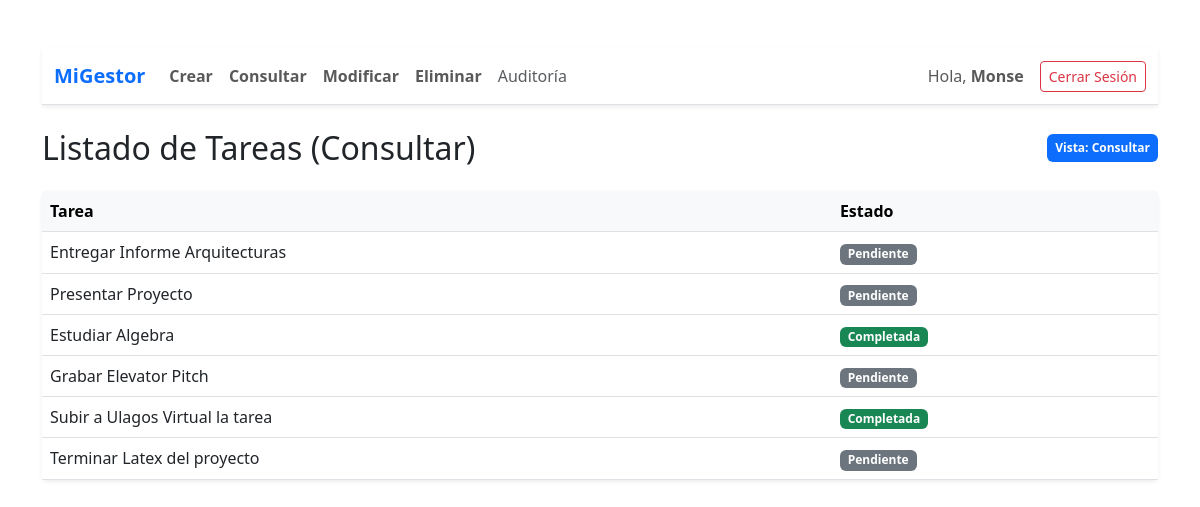
The app's page /tareas.php (signed in) with its own data.
### tables this page shows
CREATE TABLE usuarios (
            id INTEGER PRIMARY KEY AUTOINCREMENT,
            username TEXT UNIQUE NOT NULL,
            email TEXT UNIQUE NOT NULL,
            password TEXT NOT NULL,
            verificado INTEGER DEFAULT 0,
            token TEXT
        );

CREATE TABLE tareas (
            id INTEGER PRIMARY KEY AUTOINCREMENT,
            nombre TEXT NOT NULL,
            estado TEXT DEFAULT 'pendiente',
            user_id INTEGER,
            FOREIGN KEY (user_id) REFERENCES usuarios(id)
        );

### tareas.php (the view, shortened to what this page needs)
<?php
$accion_actual = isset($_GET['accion']) ? $_GET['accion'] : 'consultar';
?>
<!DOCTYPE html>
<html lang="es">
<head>
    <link href="https://cdn.jsdelivr.net/npm/bootstrap@5.3.0/dist/css/bootstrap.min.css" rel="stylesheet">
</head>
<body class="container mt-5">
    <?php include 'menu.php'; ?>
    <div id="tabla-consultar" class="d-flex align-items-center justify-content-between my-4">
        <h2 class="m-0">
            <?php
                if ($accion_actual === 'modificar') echo "Modificar Tareas";
                elseif ($accion_actual === 'eliminar') echo "Eliminar Tareas";
                elseif ($accion_actual === 'crear') echo "Tareas Registradas";
                else echo "Listado de Tareas (Consultar)";
            ?>
        </h2>
        <span class="badge bg-primary p-2">Vista: <?php echo ucfirst($accion_actual); ?></span>
    </div>
    <table class="table table-hover shadow-sm align-middle bg-white rounded">
        <thead class="table-light">
            <tr>
                <th>Tarea</th>
                <th>Estado</th>
            </tr>
        </thead>
        <tbody>
            <?php
            $stmt = $db->prepare("SELECT * FROM tareas WHERE user_id = ? ORDER BY id DESC");
            $stmt->execute([$_SESSION['user_id']]);
            while ($row = $stmt->fetch(PDO::FETCH_ASSOC)) {
                $estado = $row['estado'];
                echo "<tr>
                    <td>" . htmlspecialchars($row['nombre']) . "</td>
                    <td><span class='badge " . ($estado == 'completada' ? 'bg-success' : 'bg-secondary') . "'>" . ucfirst($estado) . "</span></td>";
                echo "</tr>";
            }
            ?>
        </tbody>
    </table>
</body>
</html>

### menu.php (shortened to what this page needs)
<?php
$username = "Usuario";
if (isset($_SESSION['user_id'])) {
    $stmt = $db->prepare("SELECT username FROM usuarios WHERE id = ?");
    $stmt->execute([$_SESSION['user_id']]);
    $user = $stmt->fetch(PDO::FETCH_ASSOC);
    if ($user) {
        $username = htmlspecialchars($user['username']);
    }
}
$pagina_actual = basename($_SERVER['PHP_SELF']);
?>
<nav class="navbar navbar-expand-lg navbar-light bg-white border-bottom shadow-sm mb-4">
    <div class="container">
        <a class="navbar-brand fw-bold text-primary" href="index.php">MiGestor</a>
        <div class="collapse navbar-collapse" id="navbarNav">
            <ul class="navbar-nav me-auto">
                <?php if ($pagina_actual === 'index.php' || $pagina_actual === 'logs_view.php'): ?>
                    <li class="nav-item">
                        <a class="btn btn-primary btn-sm my-1 me-2" href="tareas.php?accion=consultar">Gestionar Tareas</a>
                    </li>
                    <li class="nav-item">
                        <a class="nav-link" href="index.php">Inicio</a>
                    </li>
                <?php else: ?>
                    <li class="nav-item">
                        <a class="nav-link fw-semibold <?php echo (isset($_GET['accion']) && $_GET['accion'] === 'crear') ? 'text-primary' : ''; ?>" href="tareas.php?accion=crear">Crear</a>
                    </li>
                    <li class="nav-item">
                        <a class="nav-link fw-semibold <?php echo (isset($_GET['accion']) && $_GET['accion'] === 'consultar') ? 'text-primary' : ''; ?>" href="tareas.php?accion=consultar">Consultar</a>
                    </li>
                    <li class="nav-item">
                        <a class="nav-link fw-semibold <?php echo (isset($_GET['accion']) && $_GET['accion'] === 'modificar') ? 'text-primary' : ''; ?>" href="tareas.php?accion=modificar">Modificar</a>
                    </li>
                    <li class="nav-item">
                        <a class="nav-link fw-semibold <?php echo (isset($_GET['accion']) && $_GET['accion'] === 'eliminar') ? 'text-primary' : ''; ?>" href="tareas.php?accion=eliminar">Eliminar</a>
                    </li>
                <?php endif; ?>
                <li class="nav-item">
                    <a class="nav-link <?php echo ($pagina_actual === 'logs_view.php') ? 'text-primary fw-bold' : 'text-muted'; ?>" href="logs_view.php">Auditoría</a>
                </li>
            </ul>
            <div class="navbar-nav align-items-center">
                <span class="navbar-text me-3 mb-2 mb-lg-0">
                    Hola, <strong><?php echo $username; ?></strong>
                </span>
                <a class="btn btn-outline-danger btn-sm" href="logout.php">Cerrar Sesión</a>
            </div>
        </div>
    </div>
</nav>

### records on screen
usuarios: username "Monse"
tareas: nombre "Entregar Informe Arquitecturas", estado "Pendiente"
tareas: nombre "Presentar Proyecto", estado "Pendiente"
tareas: nombre "Estudiar Algebra", estado "Completada"
tareas: nombre "Grabar Elevator Pitch", estado "Pendiente"
tareas: nombre "Subir a Ulagos Virtual la tarea", estado "Completada"
tareas: nombre "Terminar Latex del proyecto", estado "Pendiente"

### other values on screen
$accion_actual "Consultar"
